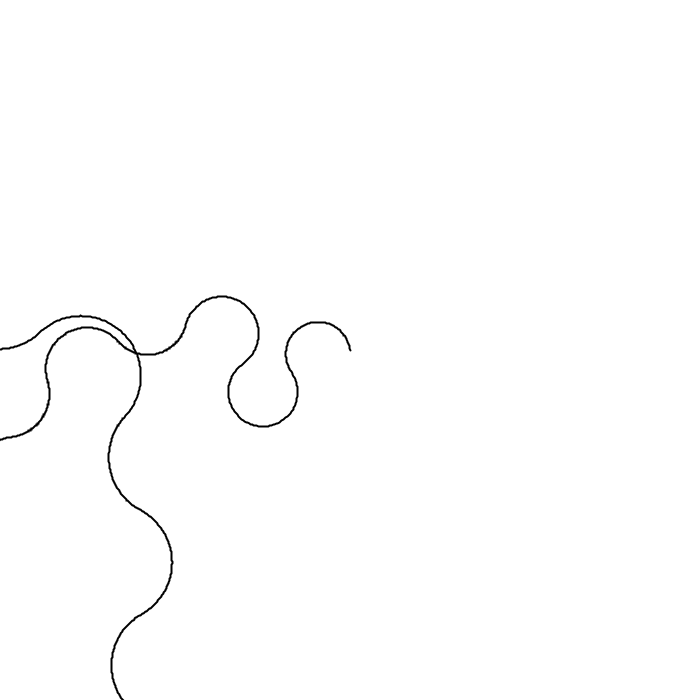
Frame 1 (no input)
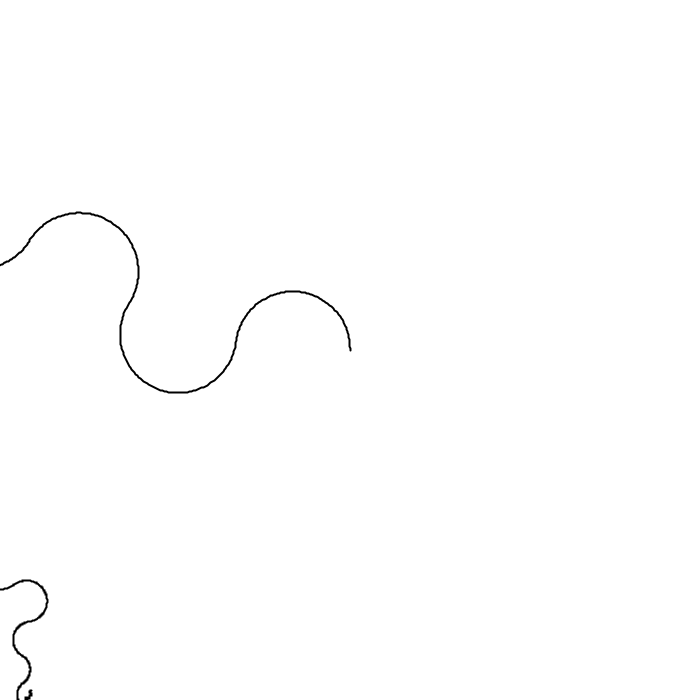
Frame 60 (the mouse pressed at the canvas centre just before this capture)
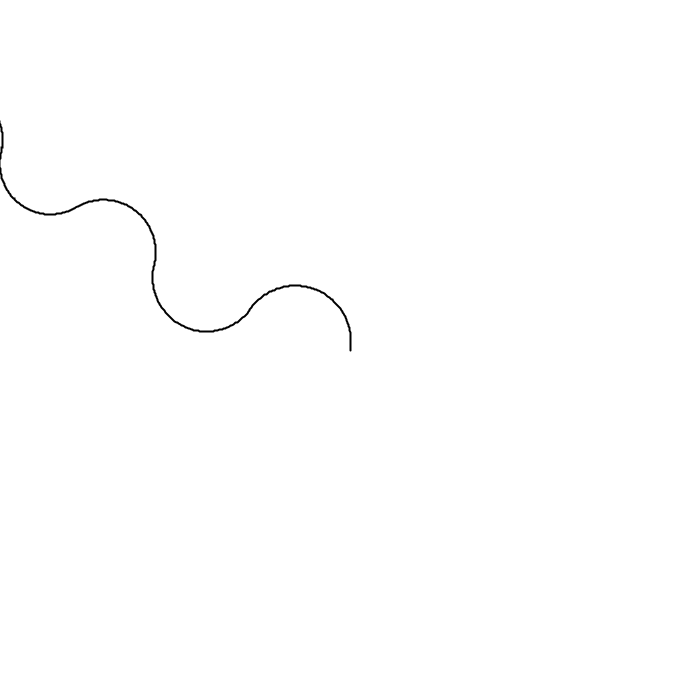
Frame 120 (the mouse held since frame 60 and released just before this capture)

The Processing sketch that drew these frames (run headless with seeded random() and noise(); from frame 60 on, the mouse is pressed at the canvas centre):

// Processing sketch: sketch_180407a
// ── sketch_180407a.pde

void setup()
{
  size(700,700);
}

void draw()
{
  newD();
}

void newD()
{
  background(255);
  noFill();
  strokeWeight(2);
  beginShape();
  
  float tm = millis()/1000.f;
  
  float[] pos = {width/2.f,height/2.f};
  float[] center = {width/2.f,height/2.f};
  float curRadian = tm/7;
  float radianArcLen = 3;
  float radius = 50;
  //pos = circ( radius, pos, center, curRadian, radianArcLen);
  float arcLenMult = 1;
  
  int count = 50;
  for(int i = 0; i < count; i++)
  {
    float pct = i*1.f/count;
    radius = 60*(1+sin(pct*4+tm/1))/2;;//20*(50-i)/50;//5+(25)*noise(tm/4,i);//(1+sin(i+tm/5))/2;
    curRadian += radianArcLen;

    arcLenMult *= -1;
    radianArcLen = arcLenMult*(6)*noise(pct*100+tm/5);//(1+sin(pct*TWO_PI+tm/3))/2;
    center = new float[]{pos[0] + radius*cos(curRadian),
                         pos[1] + radius*sin(curRadian),};
    curRadian += PI;
    
    pos = circ( radius, pos, center, curRadian, radianArcLen);
  }
  
  endShape();
}
float[] circ( float radius, float[] startpos, float[] center, float curRadian, float radianArcLen)
{
  int cPoints = 100;
  float startingRadian = 0;
  float radianDiv = radianArcLen/cPoints;
  for(int i = 0; i < cPoints; i++)
  {
    float[] pt = {center[0]+radius*cos(startingRadian+curRadian),
                  center[1]+radius*sin(startingRadian+curRadian)};
    curRadian+=radianDiv;
    vertex(pt[0],pt[1]);
    startpos = pt;
  } 
  return startpos;
}
